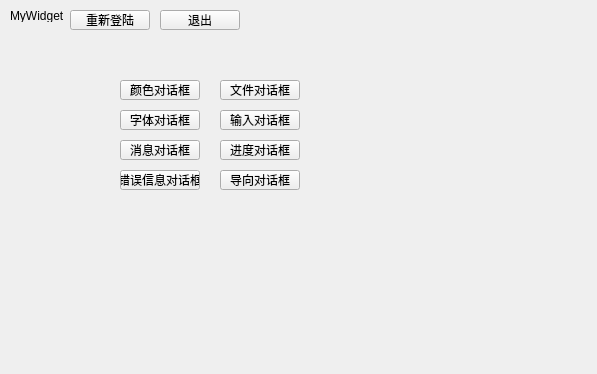
<?xml version="1.0" encoding="UTF-8"?>
<ui version="4.0">
 <class>MyWidget</class>
 <widget class="QWidget" name="MyWidget">
  <property name="geometry">
   <rect>
    <x>0</x>
    <y>0</y>
    <width>597</width>
    <height>374</height>
   </rect>
  </property>
  <property name="windowTitle">
   <string>Form</string>
  </property>
  <widget class="QLabel" name="label">
   <property name="geometry">
    <rect>
     <x>10</x>
     <y>10</y>
     <width>54</width>
     <height>12</height>
    </rect>
   </property>
   <property name="text">
    <string>MyWidget</string>
   </property>
  </widget>
  <widget class="QPushButton" name="pushButton">
   <property name="geometry">
    <rect>
     <x>70</x>
     <y>10</y>
     <width>80</width>
     <height>20</height>
    </rect>
   </property>
   <property name="text">
    <string>重新登陆</string>
   </property>
  </widget>
  <widget class="QPushButton" name="pushButton_2">
   <property name="geometry">
    <rect>
     <x>160</x>
     <y>10</y>
     <width>80</width>
     <height>20</height>
    </rect>
   </property>
   <property name="text">
    <string>退出</string>
   </property>
  </widget>
  <widget class="QPushButton" name="pushButton_3">
   <property name="geometry">
    <rect>
     <x>120</x>
     <y>80</y>
     <width>80</width>
     <height>20</height>
    </rect>
   </property>
   <property name="text">
    <string>颜色对话框</string>
   </property>
  </widget>
  <widget class="QPushButton" name="pushButton_4">
   <property name="geometry">
    <rect>
     <x>220</x>
     <y>80</y>
     <width>80</width>
     <height>20</height>
    </rect>
   </property>
   <property name="text">
    <string>文件对话框</string>
   </property>
  </widget>
  <widget class="QPushButton" name="pushButton_5">
   <property name="geometry">
    <rect>
     <x>220</x>
     <y>110</y>
     <width>80</width>
     <height>20</height>
    </rect>
   </property>
   <property name="text">
    <string>输入对话框</string>
   </property>
  </widget>
  <widget class="QPushButton" name="pushButton_6">
   <property name="geometry">
    <rect>
     <x>120</x>
     <y>110</y>
     <width>80</width>
     <height>20</height>
    </rect>
   </property>
   <property name="text">
    <string>字体对话框</string>
   </property>
  </widget>
  <widget class="QPushButton" name="pushButton_7">
   <property name="geometry">
    <rect>
     <x>220</x>
     <y>140</y>
     <width>80</width>
     <height>20</height>
    </rect>
   </property>
   <property name="text">
    <string>进度对话框</string>
   </property>
  </widget>
  <widget class="QPushButton" name="pushButton_8">
   <property name="geometry">
    <rect>
     <x>120</x>
     <y>140</y>
     <width>80</width>
     <height>20</height>
    </rect>
   </property>
   <property name="text">
    <string>消息对话框</string>
   </property>
  </widget>
  <widget class="QPushButton" name="pushButton_9">
   <property name="geometry">
    <rect>
     <x>220</x>
     <y>170</y>
     <width>80</width>
     <height>20</height>
    </rect>
   </property>
   <property name="text">
    <string>导向对话框</string>
   </property>
  </widget>
  <widget class="QPushButton" name="pushButton_10">
   <property name="geometry">
    <rect>
     <x>120</x>
     <y>170</y>
     <width>80</width>
     <height>20</height>
    </rect>
   </property>
   <property name="text">
    <string>错误信息对话框</string>
   </property>
  </widget>
 </widget>
 <resources/>
 <connections>
  <connection>
   <sender>pushButton_2</sender>
   <signal>clicked()</signal>
   <receiver>MyWidget</receiver>
   <slot>close()</slot>
   <hints>
    <hint type="sourcelabel">
     <x>203</x>
     <y>14</y>
    </hint>
    <hint type="destinationlabel">
     <x>291</x>
     <y>19</y>
    </hint>
   </hints>
  </connection>
 </connections>
</ui>
